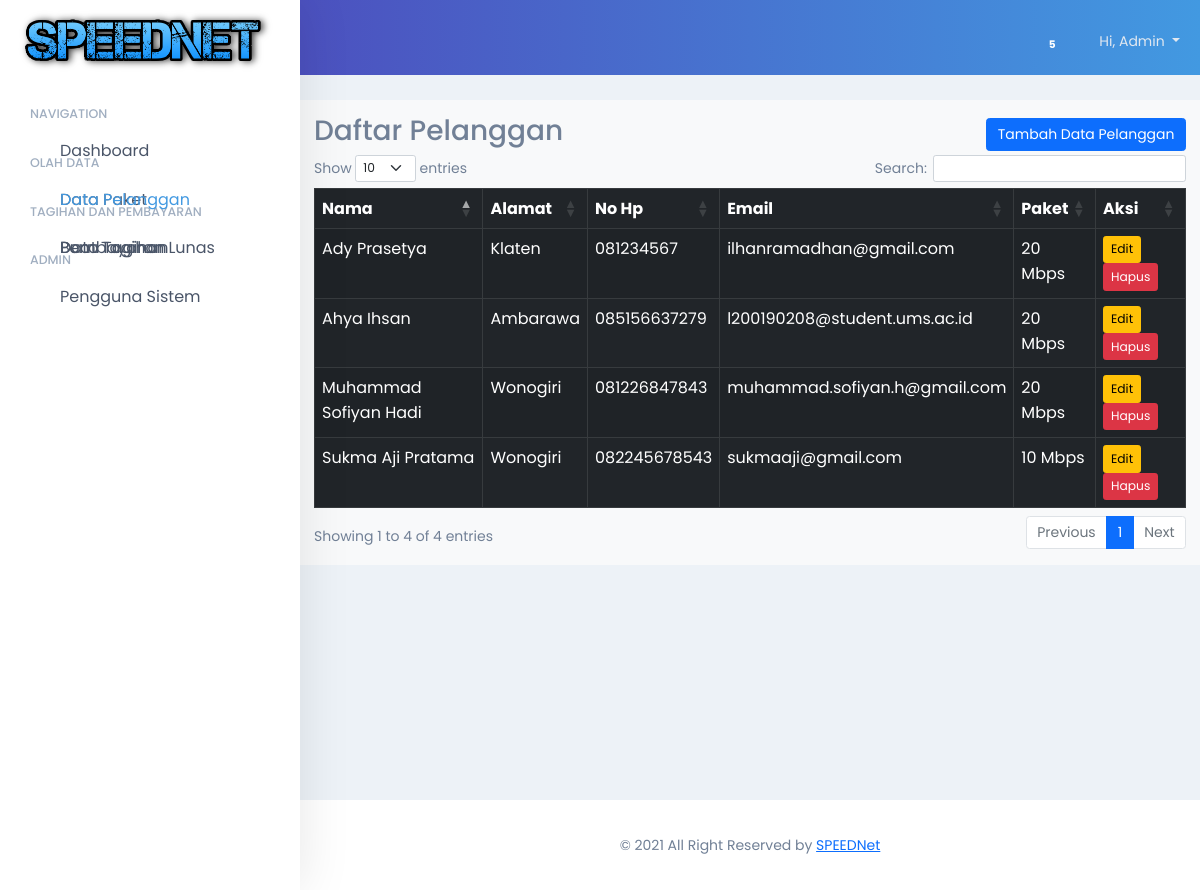
The app's page /admin/data_pelanggan/data_pelanggan.php with its own data.
### tables this page shows
CREATE TABLE `tb_pelanggan` (
  `id_pelanggan` int(11) NOT NULL,
  `nama` varchar(50) NOT NULL,
  `alamat` text NOT NULL,
  `no_hp` varchar(15) NOT NULL,
  `email` varchar(30) NOT NULL,
  `password` varchar(255) NOT NULL DEFAULT '',
  `level` varchar(10) NOT NULL DEFAULT '',
  `id_paket` int(11) NOT NULL
);

CREATE TABLE `tb_paket` (
  `id_paket` int(6) NOT NULL,
  `paket` varchar(20) NOT NULL,
  `tarif` int(11) NOT NULL
);

### admin/data_pelanggan/read.php (the view)
<?php
    include "../../dbconnect.php";
    $sql = "SELECT * FROM tb_pelanggan INNER JOIN tb_paket ON tb_pelanggan.id_paket = tb_paket.id_paket order by id_pelanggan ASC";
    $query = mysqli_query($conn, $sql);
?>
    <?php foreach ($query as $row): ?>
      <tr>
          <td><?= $row["nama"] ?></td>
          <td><?= $row["alamat"] ?></td>
          <td><?= $row["no_hp"] ?></td>
          <td><?= $row["email"] ?></td>
          <td><?= $row["paket"] ?></td>
          <td>
              <button type="button" class="btn btn-warning btn-sm edit" data-id="<?= $row["id_pelanggan"] ?>" >Edit</a>
              <button type="button" class="btn btn-danger btn-sm hapus" data-id="<?= $row["id_pelanggan"] ?>">Hapus</button>
          </td>
      </tr>
    <?php endforeach ?>

### css/style.css (style rules this page uses)
* { padding: 0; margin: 0; }
html, body { color: #718096 !important; font-size: 14px !important; font-family: 'Poppins', sans-serif; background-color: #edf2f7; scroll-behavior: smooth; }

### records on screen
tb_pelanggan: nama "Muhammad Sofiyan Hadi", alamat "Wonogiri", no_hp "081226847843", email "muhammad.sofiyan.h@gmail.com", id_paket.paket "20 Mbps"
tb_pelanggan: nama "Ahya Ihsan", alamat "Ambarawa", no_hp "085156637279", email "l200190208@student.ums.ac.id", id_paket.paket "20 Mbps"
tb_pelanggan: nama "Ady Prasetya", alamat "Klaten", no_hp "081234567", email "ilhanramadhan@gmail.com", id_paket.paket "20 Mbps"
tb_pelanggan: nama "Sukma Aji Pratama", alamat "Wonogiri", no_hp "082245678543", email "sukmaaji@gmail.com", id_paket.paket "10 Mbps"
